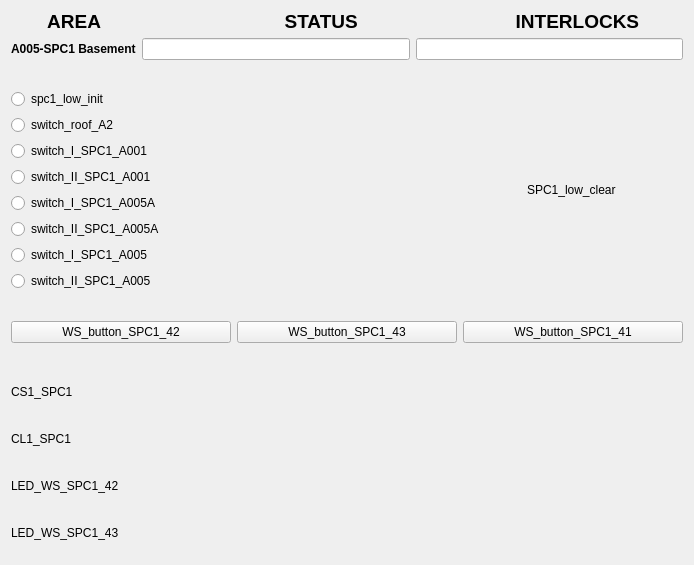
<?xml version="1.0" encoding="UTF-8"?>
<ui version="4.0">
 <class>Form</class>
 <widget class="QWidget" name="Form">
  <property name="geometry">
   <rect>
    <x>0</x>
    <y>0</y>
    <width>694</width>
    <height>565</height>
   </rect>
  </property>
  <property name="windowTitle">
   <string>Form</string>
  </property>
  <layout class="QVBoxLayout" name="verticalLayout_3">
   <item>
    <layout class="QVBoxLayout" name="verticalLayout">
     <item>
      <widget class="QLabel" name="label_4">
       <property name="maximumSize">
        <size>
         <width>16777215</width>
         <height>21</height>
        </size>
       </property>
       <property name="font">
        <font>
         <pointsize>14</pointsize>
         <weight>75</weight>
         <bold>true</bold>
        </font>
       </property>
       <property name="text">
        <string>       AREA                                   STATUS                              INTERLOCKS </string>
       </property>
      </widget>
     </item>
     <item>
      <layout class="QFormLayout" name="formLayout_2">
       <property name="fieldGrowthPolicy">
        <enum>QFormLayout::AllNonFixedFieldsGrow</enum>
       </property>
       <item row="0" column="0">
        <widget class="QLabel" name="label_2">
         <property name="font">
          <font>
           <weight>75</weight>
           <bold>true</bold>
          </font>
         </property>
         <property name="text">
          <string>A005-SPC1 Basement</string>
         </property>
        </widget>
       </item>
       <item row="0" column="1">
        <layout class="QHBoxLayout" name="horizontalLayout">
         <item>
          <widget class="QELineEdit" name="qelineedit_2">
           <property name="alignment">
            <set>Qt::AlignCenter</set>
           </property>
           <property name="variable" stdset="0">
            <string>VCS:SPC1L-CLR-STATS</string>
           </property>
           <property name="format" stdset="0">
            <enum>QELineEdit::Default</enum>
           </property>
          </widget>
         </item>
         <item>
          <widget class="QELineEdit" name="qelineedit">
           <property name="alignment">
            <set>Qt::AlignCenter</set>
           </property>
           <property name="variable" stdset="0">
            <string>VCS:SPC1L-INTLCK-STATS</string>
           </property>
          </widget>
         </item>
        </layout>
       </item>
      </layout>
     </item>
    </layout>
   </item>
   <item>
    <spacer name="verticalSpacer_2">
     <property name="orientation">
      <enum>Qt::Vertical</enum>
     </property>
     <property name="sizeHint" stdset="0">
      <size>
       <width>20</width>
       <height>40</height>
      </size>
     </property>
    </spacer>
   </item>
   <item>
    <layout class="QHBoxLayout" name="horizontalLayout_9">
     <item>
      <layout class="QVBoxLayout" name="verticalLayout_2">
       <item>
        <widget class="QERadioButton" name="qeradiobutton_3">
         <property name="text">
          <string>spc1_low_init</string>
         </property>
         <property name="autoExclusive">
          <bool>false</bool>
         </property>
         <property name="variable" stdset="0">
          <string>VCS:SPC1L-INIT</string>
         </property>
         <property name="format" stdset="0">
          <enum>QERadioButton::LocalEnumeration</enum>
         </property>
         <property name="pressText">
          <string>0</string>
         </property>
         <property name="releaseText">
          <string>1</string>
         </property>
        </widget>
       </item>
       <item>
        <widget class="QERadioButton" name="qeradiobutton_4">
         <property name="text">
          <string>switch_roof_A2</string>
         </property>
         <property name="autoExclusive">
          <bool>false</bool>
         </property>
         <property name="variable" stdset="0">
          <string>VCS:SW-RF-A2</string>
         </property>
         <property name="format" stdset="0">
          <enum>QERadioButton::LocalEnumeration</enum>
         </property>
         <property name="pressText">
          <string>0</string>
         </property>
         <property name="releaseText">
          <string>1</string>
         </property>
        </widget>
       </item>
       <item>
        <widget class="QERadioButton" name="qeradiobutton_6">
         <property name="text">
          <string>switch_I_SPC1_A001</string>
         </property>
         <property name="autoExclusive">
          <bool>false</bool>
         </property>
         <property name="variable" stdset="0">
          <string>VCS:SW-I-SPC1-A001</string>
         </property>
         <property name="format" stdset="0">
          <enum>QERadioButton::LocalEnumeration</enum>
         </property>
         <property name="pressText">
          <string>0</string>
         </property>
         <property name="releaseText">
          <string>1</string>
         </property>
        </widget>
       </item>
       <item>
        <widget class="QERadioButton" name="qeradiobutton_7">
         <property name="text">
          <string>switch_II_SPC1_A001</string>
         </property>
         <property name="autoExclusive">
          <bool>false</bool>
         </property>
         <property name="variable" stdset="0">
          <string>VCS:SW-II-SPC1-A001</string>
         </property>
         <property name="format" stdset="0">
          <enum>QERadioButton::LocalEnumeration</enum>
         </property>
         <property name="pressText">
          <string>0</string>
         </property>
         <property name="releaseText">
          <string>1</string>
         </property>
        </widget>
       </item>
       <item>
        <widget class="QERadioButton" name="qeradiobutton_8">
         <property name="text">
          <string>switch_I_SPC1_A005A</string>
         </property>
         <property name="autoExclusive">
          <bool>false</bool>
         </property>
         <property name="variable" stdset="0">
          <string>VCS:SW-I-SPC1-A005A</string>
         </property>
         <property name="format" stdset="0">
          <enum>QERadioButton::LocalEnumeration</enum>
         </property>
         <property name="pressText">
          <string>0</string>
         </property>
         <property name="releaseText">
          <string>1</string>
         </property>
        </widget>
       </item>
       <item>
        <widget class="QERadioButton" name="qeradiobutton_9">
         <property name="text">
          <string>switch_II_SPC1_A005A</string>
         </property>
         <property name="autoExclusive">
          <bool>false</bool>
         </property>
         <property name="variable" stdset="0">
          <string>VCS:SW-II-SPC1-A005A</string>
         </property>
         <property name="format" stdset="0">
          <enum>QERadioButton::LocalEnumeration</enum>
         </property>
         <property name="pressText">
          <string>0</string>
         </property>
         <property name="releaseText">
          <string>1</string>
         </property>
        </widget>
       </item>
       <item>
        <widget class="QERadioButton" name="qeradiobutton_10">
         <property name="text">
          <string>switch_I_SPC1_A005</string>
         </property>
         <property name="autoExclusive">
          <bool>false</bool>
         </property>
         <property name="variable" stdset="0">
          <string>VCS:SW-I-SPC1-A005</string>
         </property>
         <property name="format" stdset="0">
          <enum>QERadioButton::LocalEnumeration</enum>
         </property>
         <property name="pressText">
          <string>0</string>
         </property>
         <property name="releaseText">
          <string>1</string>
         </property>
        </widget>
       </item>
       <item>
        <widget class="QERadioButton" name="qeradiobutton_11">
         <property name="text">
          <string>switch_II_SPC1_A005</string>
         </property>
         <property name="autoExclusive">
          <bool>false</bool>
         </property>
         <property name="variable" stdset="0">
          <string>VCS:SW-II-SPC1-A005</string>
         </property>
         <property name="format" stdset="0">
          <enum>QERadioButton::LocalEnumeration</enum>
         </property>
         <property name="pressText">
          <string>0</string>
         </property>
         <property name="releaseText">
          <string>1</string>
         </property>
        </widget>
       </item>
      </layout>
     </item>
     <item>
      <spacer name="horizontalSpacer">
       <property name="orientation">
        <enum>Qt::Horizontal</enum>
       </property>
       <property name="sizeHint" stdset="0">
        <size>
         <width>40</width>
         <height>20</height>
        </size>
       </property>
      </spacer>
     </item>
     <item>
      <layout class="QHBoxLayout" name="horizontalLayout_8">
       <item>
        <widget class="QLabel" name="label_9">
         <property name="maximumSize">
          <size>
           <width>16777215</width>
           <height>20</height>
          </size>
         </property>
         <property name="text">
          <string>SPC1_low_clear</string>
         </property>
        </widget>
       </item>
       <item>
        <widget class="QEBitStatus" name="qebitstatus_3">
         <property name="minimumSize">
          <size>
           <width>61</width>
           <height>41</height>
          </size>
         </property>
         <property name="maximumSize">
          <size>
           <width>61</width>
           <height>41</height>
          </size>
         </property>
         <property name="numberOfBits">
          <number>1</number>
         </property>
         <property name="shape">
          <enum>QBitStatus::Circle</enum>
         </property>
         <property name="offColour">
          <color>
           <red>0</red>
           <green>77</green>
           <blue>0</blue>
          </color>
         </property>
         <property name="variable" stdset="0">
          <string>VCS:SPC1-CLR</string>
         </property>
        </widget>
       </item>
      </layout>
     </item>
    </layout>
   </item>
   <item>
    <spacer name="verticalSpacer_3">
     <property name="orientation">
      <enum>Qt::Vertical</enum>
     </property>
     <property name="sizeHint" stdset="0">
      <size>
       <width>20</width>
       <height>40</height>
      </size>
     </property>
    </spacer>
   </item>
   <item>
    <layout class="QHBoxLayout" name="horizontalLayout_10">
     <item>
      <widget class="QEPushButton" name="qepushbutton_5">
       <property name="text">
        <string>WS_button_SPC1_42</string>
       </property>
       <property name="variable" stdset="0">
        <string>VCS:WS-BUT-SPC1-42</string>
       </property>
       <property name="writeOnPress">
        <bool>true</bool>
       </property>
       <property name="writeOnRelease">
        <bool>true</bool>
       </property>
       <property name="writeOnClick">
        <bool>false</bool>
       </property>
       <property name="pressText">
        <string>0</string>
       </property>
       <property name="releaseText">
        <string>1</string>
       </property>
      </widget>
     </item>
     <item>
      <widget class="QEPushButton" name="qepushbutton_4">
       <property name="text">
        <string>WS_button_SPC1_43</string>
       </property>
       <property name="variable" stdset="0">
        <string>VCS:WS-BUT-SPC1-43</string>
       </property>
       <property name="writeOnPress">
        <bool>true</bool>
       </property>
       <property name="writeOnRelease">
        <bool>true</bool>
       </property>
       <property name="writeOnClick">
        <bool>false</bool>
       </property>
       <property name="pressText">
        <string>0</string>
       </property>
       <property name="releaseText">
        <string>1</string>
       </property>
      </widget>
     </item>
     <item>
      <widget class="QEPushButton" name="qepushbutton_3">
       <property name="text">
        <string>WS_button_SPC1_41</string>
       </property>
       <property name="variable" stdset="0">
        <string>VCS:WS-BUT-SPC1-41</string>
       </property>
       <property name="writeOnPress">
        <bool>true</bool>
       </property>
       <property name="writeOnRelease">
        <bool>true</bool>
       </property>
       <property name="writeOnClick">
        <bool>false</bool>
       </property>
       <property name="pressText">
        <string>0</string>
       </property>
       <property name="releaseText">
        <string>1</string>
       </property>
      </widget>
     </item>
    </layout>
   </item>
   <item>
    <spacer name="verticalSpacer">
     <property name="orientation">
      <enum>Qt::Vertical</enum>
     </property>
     <property name="sizeHint" stdset="0">
      <size>
       <width>20</width>
       <height>40</height>
      </size>
     </property>
    </spacer>
   </item>
   <item>
    <layout class="QHBoxLayout" name="horizontalLayout_13">
     <item>
      <widget class="QLabel" name="label_12">
       <property name="maximumSize">
        <size>
         <width>16777215</width>
         <height>20</height>
        </size>
       </property>
       <property name="text">
        <string>CS1_SPC1</string>
       </property>
      </widget>
     </item>
     <item>
      <widget class="QEBitStatus" name="qebitstatus_8">
       <property name="minimumSize">
        <size>
         <width>61</width>
         <height>41</height>
        </size>
       </property>
       <property name="maximumSize">
        <size>
         <width>61</width>
         <height>41</height>
        </size>
       </property>
       <property name="numberOfBits">
        <number>1</number>
       </property>
       <property name="shape">
        <enum>QBitStatus::Circle</enum>
       </property>
       <property name="offColour">
        <color>
         <red>0</red>
         <green>70</green>
         <blue>0</blue>
        </color>
       </property>
       <property name="variable" stdset="0">
        <string>VCS:CS1-SPC1</string>
       </property>
       <property name="variableSubstitutions" stdset="0">
        <string/>
       </property>
      </widget>
     </item>
    </layout>
   </item>
   <item>
    <layout class="QHBoxLayout" name="horizontalLayout_12">
     <item>
      <widget class="QLabel" name="label_11">
       <property name="maximumSize">
        <size>
         <width>16777215</width>
         <height>20</height>
        </size>
       </property>
       <property name="text">
        <string>CL1_SPC1</string>
       </property>
      </widget>
     </item>
     <item>
      <widget class="QEBitStatus" name="qebitstatus_7">
       <property name="minimumSize">
        <size>
         <width>61</width>
         <height>41</height>
        </size>
       </property>
       <property name="maximumSize">
        <size>
         <width>61</width>
         <height>41</height>
        </size>
       </property>
       <property name="numberOfBits">
        <number>1</number>
       </property>
       <property name="shape">
        <enum>QBitStatus::Circle</enum>
       </property>
       <property name="offColour">
        <color>
         <red>0</red>
         <green>70</green>
         <blue>0</blue>
        </color>
       </property>
       <property name="variable" stdset="0">
        <string>VCS:CL1-SPC1</string>
       </property>
       <property name="variableSubstitutions" stdset="0">
        <string/>
       </property>
      </widget>
     </item>
    </layout>
   </item>
   <item>
    <layout class="QHBoxLayout" name="horizontalLayout_15">
     <item>
      <widget class="QLabel" name="label_14">
       <property name="maximumSize">
        <size>
         <width>16777215</width>
         <height>20</height>
        </size>
       </property>
       <property name="text">
        <string>LED_WS_SPC1_42</string>
       </property>
      </widget>
     </item>
     <item>
      <widget class="QEBitStatus" name="qebitstatus_10">
       <property name="minimumSize">
        <size>
         <width>61</width>
         <height>41</height>
        </size>
       </property>
       <property name="maximumSize">
        <size>
         <width>61</width>
         <height>41</height>
        </size>
       </property>
       <property name="numberOfBits">
        <number>1</number>
       </property>
       <property name="shape">
        <enum>QBitStatus::Circle</enum>
       </property>
       <property name="offColour">
        <color>
         <red>0</red>
         <green>70</green>
         <blue>0</blue>
        </color>
       </property>
       <property name="variable" stdset="0">
        <string>VCS:LED-WS-SPC1-42</string>
       </property>
       <property name="variableSubstitutions" stdset="0">
        <string/>
       </property>
      </widget>
     </item>
    </layout>
   </item>
   <item>
    <layout class="QHBoxLayout" name="horizontalLayout_19">
     <item>
      <widget class="QLabel" name="label_18">
       <property name="maximumSize">
        <size>
         <width>16777215</width>
         <height>20</height>
        </size>
       </property>
       <property name="text">
        <string>LED_WS_SPC1_43</string>
       </property>
      </widget>
     </item>
     <item>
      <widget class="QEBitStatus" name="qebitstatus_14">
       <property name="minimumSize">
        <size>
         <width>61</width>
         <height>41</height>
        </size>
       </property>
       <property name="maximumSize">
        <size>
         <width>61</width>
         <height>41</height>
        </size>
       </property>
       <property name="numberOfBits">
        <number>1</number>
       </property>
       <property name="shape">
        <enum>QBitStatus::Circle</enum>
       </property>
       <property name="offColour">
        <color>
         <red>0</red>
         <green>70</green>
         <blue>0</blue>
        </color>
       </property>
       <property name="variable" stdset="0">
        <string>VCS:LED-WS-SPC1-43</string>
       </property>
       <property name="variableSubstitutions" stdset="0">
        <string/>
       </property>
      </widget>
     </item>
    </layout>
   </item>
  </layout>
 </widget>
 <customwidgets>
  <customwidget>
   <class>QEBitStatus</class>
   <extends>QBitStatus</extends>
   <header>QEBitStatus.h</header>
  </customwidget>
  <customwidget>
   <class>QELineEdit</class>
   <extends>QLineEdit</extends>
   <header>QELineEdit.h</header>
  </customwidget>
  <customwidget>
   <class>QEPushButton</class>
   <extends>QPushButton</extends>
   <header>QEPushButton.h</header>
  </customwidget>
  <customwidget>
   <class>QERadioButton</class>
   <extends>QRadioButton</extends>
   <header>QERadioButton.h</header>
  </customwidget>
  <customwidget>
   <class>QBitStatus</class>
   <extends>QWidget</extends>
   <header>QBitStatus.h</header>
  </customwidget>
 </customwidgets>
 <resources/>
 <connections/>
</ui>
